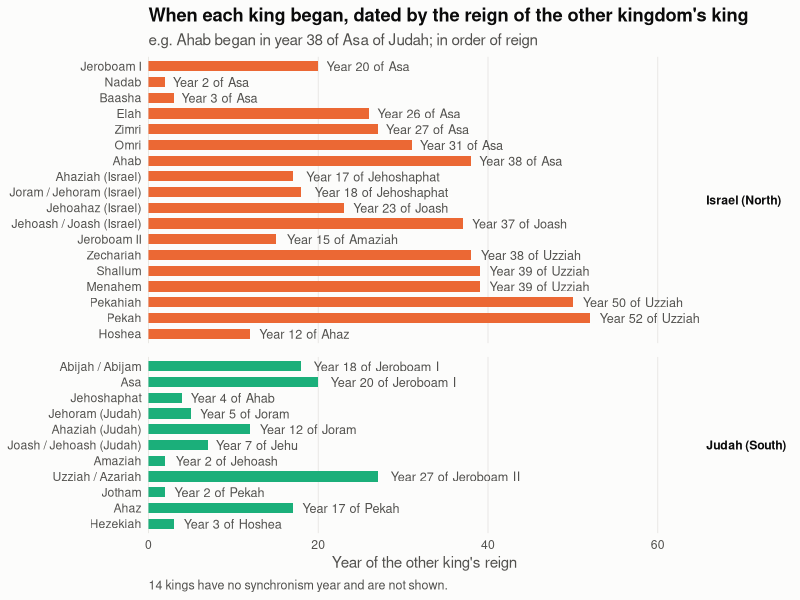
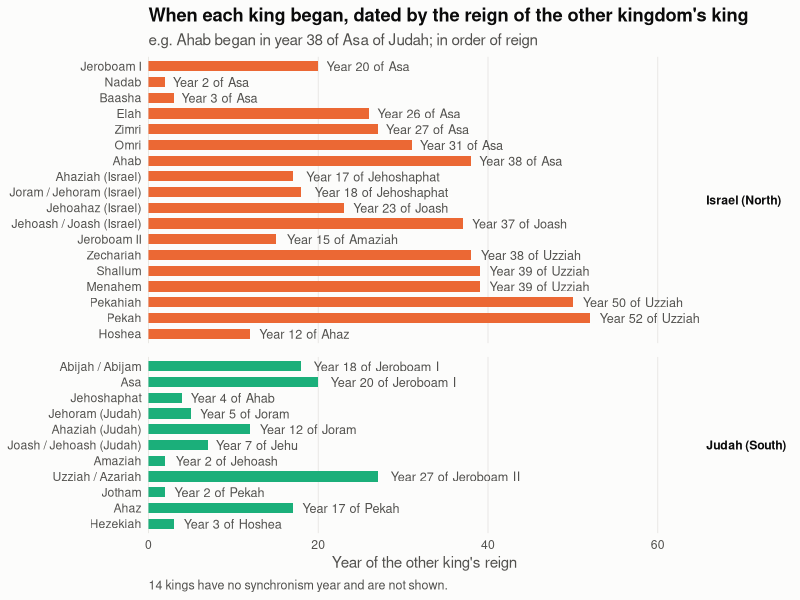

These charts were generated, in order, by the following R code:
library(tidyverse)

#### loading the data set ##########
Monarchs <- read_csv("IsraelMonarchs_v2.csv")

#### keeping kings with a synchronism year ##########
kingdom_cols <- c("United Kingdom" = "#2a78d6",
                  "Israel (North)" = "#eb6834",
                  "Judah (South)"  = "#1baf7a")

sync_years <- Monarchs %>%
  mutate(Kingdom = recode(Kingdom,
                          "United Kingdom of Israel"   = "United Kingdom",
                          "Northern Kingdom of Israel" = "Israel (North)",
                          "Southern Kingdom (Judah)"   = "Judah (South)"),
         Kingdom = factor(Kingdom, levels = names(kingdom_cols)),
         King = fct_reorder(`Name of King`, `#`, .desc = TRUE)) %>%
  filter(!is.na(`Synchronism Year`))

no_sync <- nrow(Monarchs) - nrow(sync_years)

#### chart ##########
sync_year_chart <- ggplot(sync_years, aes(x = `Synchronism Year`, y = King, fill = Kingdom)) +
  geom_col(width = 0.65) +
  geom_text(aes(label = paste("Year", `Synchronism Year`, "of",
                              str_remove(`Synchronized With`, " \\(.*"))),
            hjust = -0.1, colour = "#52514e", size = 3.2) +
  facet_grid(Kingdom ~ ., scales = "free_y", space = "free_y") +
  scale_fill_manual(values = kingdom_cols, guide = "none") +
  scale_x_continuous(expand = expansion(mult = c(0, 0.25))) +
  labs(title = "When each king began, dated by the reign of the other kingdom's king",
       subtitle = "e.g. Ahab began in year 38 of Asa of Judah; in order of reign",
       caption = paste(no_sync, "kings have no synchronism year and are not shown."),
       x = "Year of the other king's reign", y = NULL) +
  theme_minimal(base_size = 11) +
  theme(plot.background    = element_rect(fill = "#fcfcfb", colour = NA),
        panel.grid.major.y = element_blank(),
        panel.grid.minor   = element_blank(),
        panel.grid.major.x = element_line(colour = "#e6e5e1", linewidth = 0.3),
        panel.spacing.y    = unit(10, "pt"),
        strip.text.y       = element_text(angle = 0, hjust = 0, face = "bold", colour = "#0b0b0b"),
        plot.title         = element_text(face = "bold", colour = "#0b0b0b"),
        plot.subtitle      = element_text(colour = "#52514e"),
        plot.caption       = element_text(colour = "#52514e", hjust = 0, size = 9),
        axis.text          = element_text(colour = "#52514e"),
        axis.title.x       = element_text(colour = "#52514e"))

sync_year_chart

ggsave("Kings_by_synchronism_year.png", sync_year_chart, width = 8, height = 8, dpi = 200)
